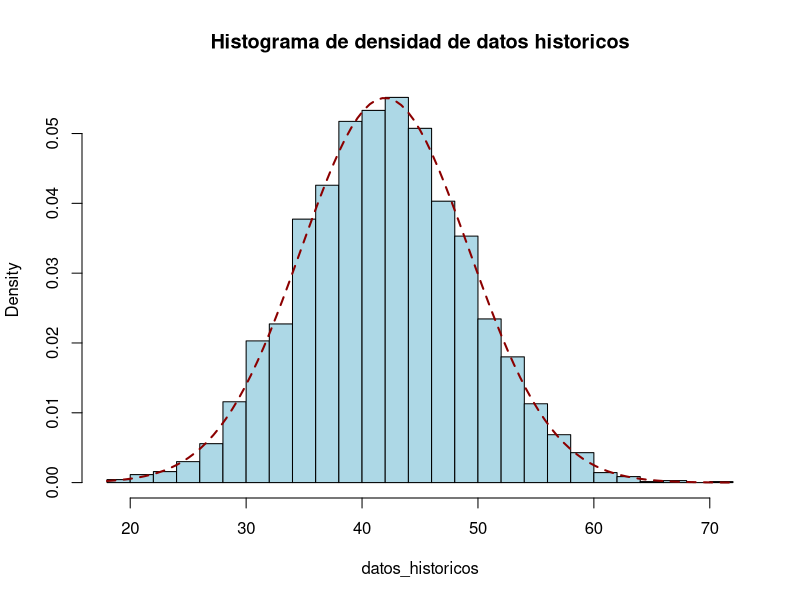
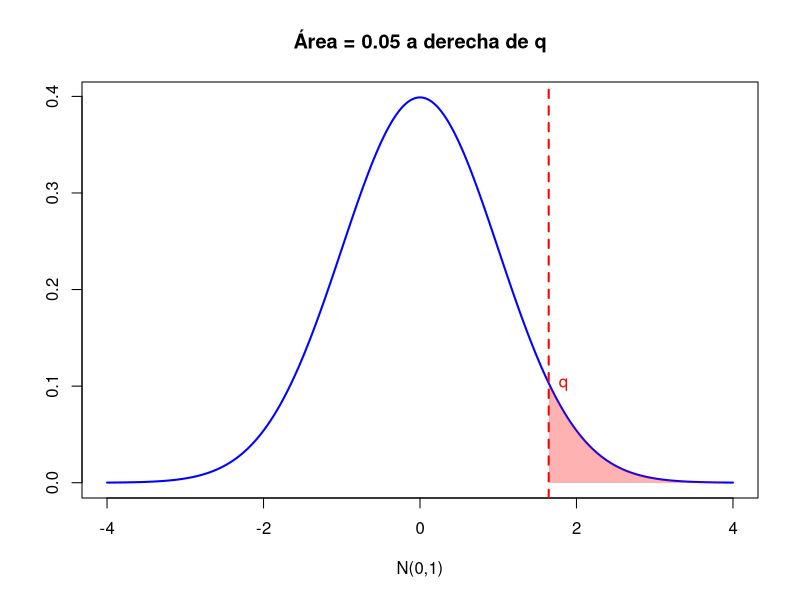
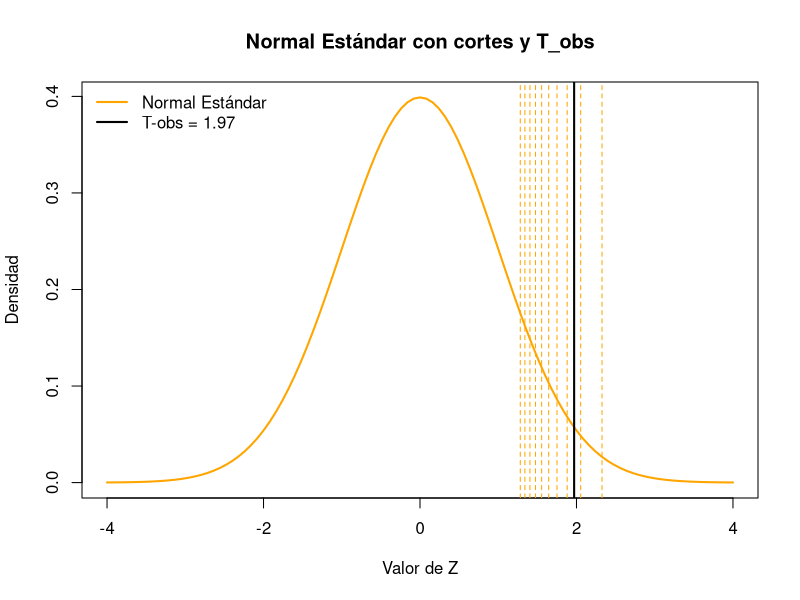
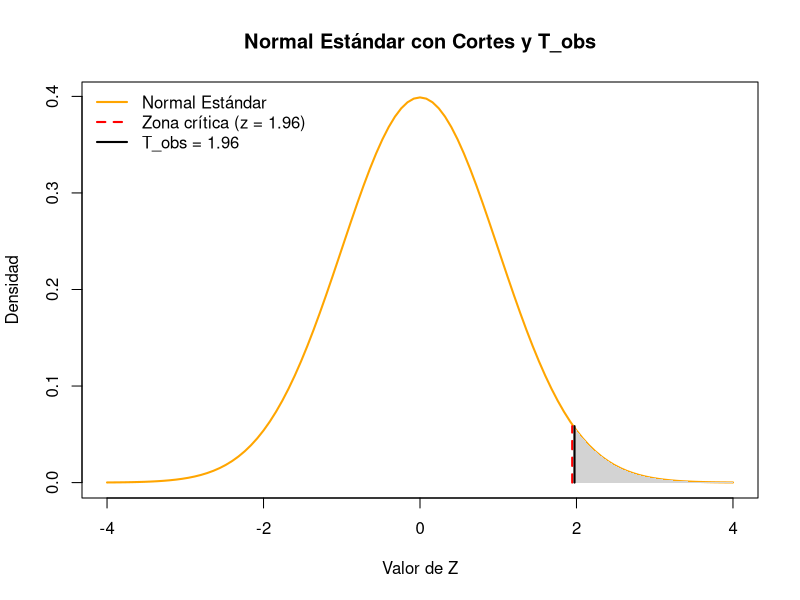

The R source for these figures, in order:
## ---- chunk 1
set.seed(1234)
datos_historicos = read.csv("datos_historicos.csv")$play.delay
datos_nueva_version = read.csv("datos_nueva_version.csv")$play.delay

## ---- chunk 2
media_muestral <- round(mean(datos_historicos),2)
var_muestral <- round(var(datos_historicos),2)

## ---- chunk 3
hist(datos_historicos, prob = TRUE, breaks=30 ,col = "lightblue", main = "Histograma de densidad de datos historicos")
curve(dnorm(x, mean = media_muestral, sd = sqrt(var_muestral)), lwd = 2, lty = 2, add = TRUE, col = "darkred")

## ---- chunk 4

mu_estimado = round(mean(datos_nueva_version),2)

## ---- chunk 5
alpha <- 0.05
q <- qnorm(1-alpha, mean = 0, sd = 1)
## ---- chunk 6
media <- 0
desvio <- 1
x <- seq(-4, 4, length = 1000)
y <- dnorm(x, mean = media, sd = desvio)

# Graficamos la curva normal
plot(x, y, type = "l", lwd = 2, col = "blue",
     xlab = "N(0,1)", ylab = "", 
     main = paste("Área =", alpha, "a derecha de q"))

# Sombrear el área correspondiente
x_somb <- seq( q, 4, length = 1000)
y_somb <- dnorm(x_somb, mean = media, sd = desvio)

polygon(c(x_somb, rev(x_somb)), 
        c(y_somb, rep(0, length(y_somb))), 
        col = rgb(1, 0, 0, 0.3), border = NA)

# Línea vertical en q
abline(v = q, col = "red", lwd = 2, lty = 2)
text(q, dnorm(q), labels = sprintf("q"), pos = 4, col = "red")

## ---- chunk 7

Tobs <- round((42.99 - 41.98) / sqrt(52.43/200), 2)

## ---- chunk 8

alpha_1 <- 0.01
alpha_2 <- 0.1

q1 <- qnorm(1 - alpha_1, mean = 0, sd = 1)
q2 <- qnorm(1 - alpha_2, mean = 0, sd = 1)


## ---- chunk 9

alfas <- seq(0.01, 0.10, by = 0.01)

z_crit  <- numeric(length(alfas))   # un vector numérico vacío de la misma longitud que 'alfas'
decision <- character(length(alfas)) # un vector de texto (caracteres) vacío

for(i in 1:length(alfas)){
  
  z_crit[i] <- qnorm(1-alfas[i])
  
  if(Tobs >= z_crit[i]){
    decision[i] <- "Rechazo H0"
  } else {
    decision[i] <- "No Rechazo H0"
  }
}

# Armo un data.frame con las tres columnas
tabla <- data.frame(
  alpha    = alfas,
  z_crit   = round(z_crit, 3),  # redondeo a 3 decimales para que quede prolijo
  decision = decision
)

print(tabla)

## ---- chunk 10
# plot vacío con ejes y densidad
plot(NA, xlim = c(-4, 4), ylim = c(0, dnorm(0)), 
     xlab = "Valor de Z", ylab = "Densidad", 
     main = "Normal Estándar con cortes y T_obs")

# dibujo la curva de la Normal estándar
curve(dnorm(x), from = -4, to = 4, add = TRUE, 
      col = "orange", lwd = 2)

# --------------------------------------------
# 3) Agrego líneas punteadas para cada z_crítico
# --------------------------------------------
for (zc in z_crit) {
  abline(v = zc, lty = 2, col = "orange", lwd = 1)
}

# --------------------------------------------
# 4) Agrego la línea gruesa para z_obs
# --------------------------------------------
abline(v = Tobs, col = "black", lwd = 2)

# --------------------------------------------
# 5) Agrego leyenda para aclarar
# --------------------------------------------
legend("topleft", 
       legend = c("Normal Estándar", 
                  paste0("T-obs = ", round(Tobs, 3))),
       col    = c("orange", "black"),
       lty    = c(1, 1),
       lwd    = c(2, 2),
       bty    = "n")
## ---- chunk 11

alfas2 = seq(0.02,0.03,by=0.001)

z_crit2  <- numeric(length(alfas2))   # un vector numérico vacío de la misma longitud que 'alfas'
decision2 <- character(length(alfas2)) # un vector de texto (caracteres) vacío

for(i in 1:length(alfas2)){
  
  z_crit2[i] <- qnorm(1-alfas2[i])
  
  if(Tobs >= z_crit2[i]){
    decision2[i] <- "Rechazo H0"
  } else {
    decision2[i] <- "No Rechazo H0"
  }
}

# Armo un data.frame con las tres columnas
tabla <- data.frame(
  alpha    = alfas2,
  z_crit   = round(z_crit2, 3),  # redondeo a 3 decimales para que quede prolijo
  decision = decision2
)

print(tabla)


## ---- chunk 12
# ——————————————————————————————————————————
# 1) Defino valores esenciales
# ——————————————————————————————————————————

# Valor crítico z (por ej. 1.96)
z_crit3 <- 1.96

# Supongamos que Tobs coincide con z_crit (si no, pon tu valor real)
Tobs <- 1.96

# Calculo la densidad en esos puntos, para cortar la línea justo en la curva
y_z   <- dnorm(z_crit3)
y_obs <- dnorm(Tobs)

# ——————————————————————————————————————————
# 2) Creo el plot vacío y dibujo la curva Normal Estándar
# ——————————————————————————————————————————
plot(
  NA,
  xlim  = c(-4, 4),
  ylim  = c(0, dnorm(0)),
  xlab  = "Valor de Z",
  ylab  = "Densidad",
  main  = "Normal Estándar con Cortes y T_obs"
)

# Agrego la curva de la Normal estándar
curve(dnorm(x), from = -4, to = 4, add = TRUE, col = "orange", lwd = 2)

# ——————————————————————————————————————————
# 3) Sombreo el área a la derecha de z_crit (cola derecha)
# ——————————————————————————————————————————

# 3.1) Genero secuencia desde z_crit hasta el tope superior (4)
xs <- seq(z_crit3, 4, length.out = 200)
ys <- dnorm(xs)

# 3.2) Dibujo el polígono que cubre esa región
polygon(
  x   = c(z_crit3, xs, 4),
  y   = c(0, ys, 0),
  col = "lightgray",
  border = NA
)

# ——————————————————————————————————————————
# 4) Dibujo las líneas verticales cortadas en la curva
# ——————————————————————————————————————————

# Si z_crit == Tobs y querés dejar claro que ambas coinciden,
# desplazamos un poquito cada línea en x (0.015 a cada lado), para que se noten las dos.
# Si Tobs fuera distinto a z_crit, podés quitar el desplazamiento y usar los valores exactos.

# 4.1) Línea roja punteada (valor crítico), pero le resto 0.015 para que no se superponga al negro
segments(
  x0 = z_crit3 - 0.015, y0 = 0,
  x1 = z_crit3 - 0.015, y1 = y_z,
  col = "red",
  lty = 2,
  lwd = 2
)

# 4.2) Línea negra gruesa (T_obs), le sumo 0.015 para que se vea al lado
segments(
  x0 = Tobs + 0.015, y0 = 0,
  x1 = Tobs + 0.015, y1 = y_obs,
  col = "black",
  lwd = 2
)

# ——————————————————————————————————————————
# 5) Leyenda para aclarar qué representa cada cosa
# ——————————————————————————————————————————
legend(
  "topleft",
  legend = c(
    "Normal Estándar",
    paste0("Zona crítica (z = ", z_crit3, ")"),
    paste0("T_obs = ", round(Tobs, 3))
  ),
  col  = c("orange", "red", "black"),
  lty  = c(1, 2, 1),
  lwd  = c(2, 2, 2),
  bty  = "n"
)
## ---- chunk 13

sd = sd(datos_historicos)

muestra_sim = rnorm(200, mean = media_muestral, sd = sd)

